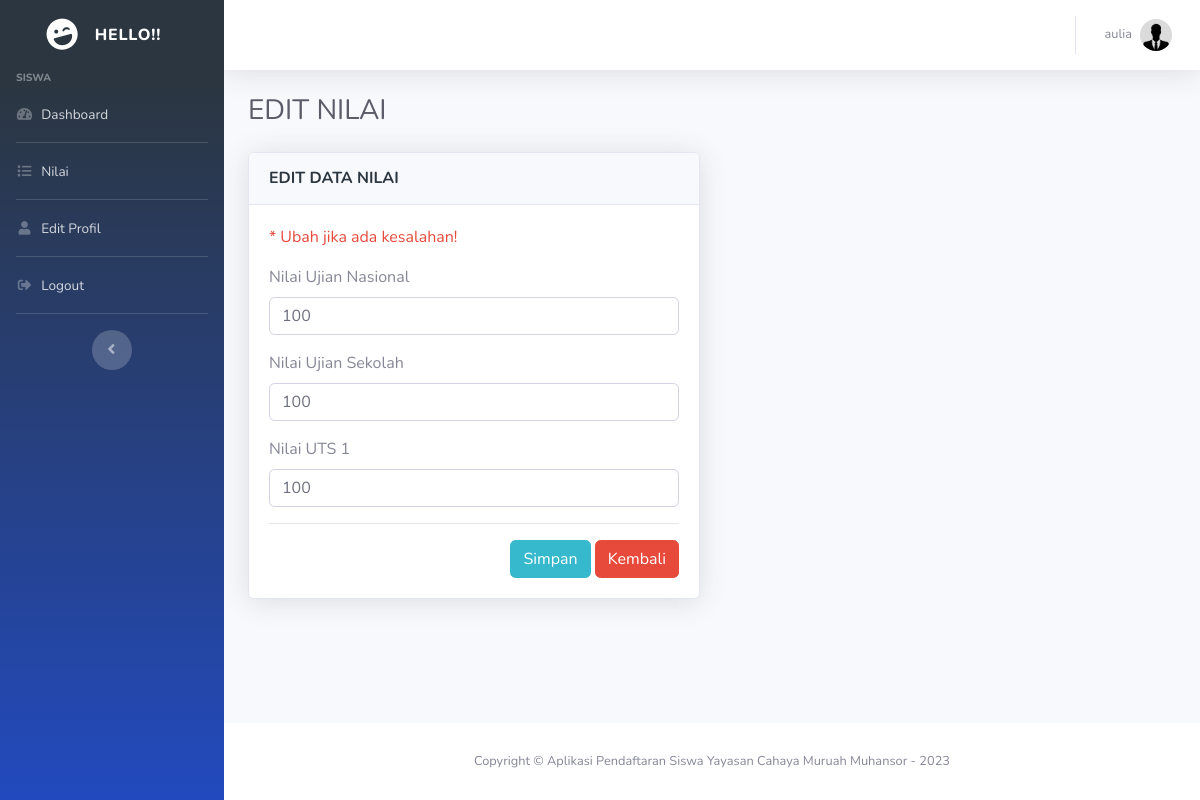
Page /siswa/nilai.php (signed in) on the committed database.
### tables this page shows
CREATE TABLE `nilai` (
  `id` int(11) NOT NULL,
  `nilai_un` double DEFAULT NULL,
  `nilai_us` double DEFAULT NULL,
  `nilai_uts_1` double NOT NULL,
  `status` int(1) NOT NULL,
  `pendaftar_id` int(11) DEFAULT NULL
);

### config/auto_load.php (called while the page is built, shortened)
<?php
$base_url = "http://localhost/pendaftaran";
?>

### siswa/nilai_control.php (called while the page is built, shortened)
<?php
$id_user = $_SESSION['id_users'];
$sql_pendaftar = "SELECT * FROM pendaftar where users_id = '$id_user'";
$result_pendaftar = mysqli_query($koneksi, $sql_pendaftar);
if(mysqli_num_rows($result_pendaftar)){
    $data_pendaftar = mysqli_fetch_array($result_pendaftar);
    $id_pendaftar = $data_pendaftar['id'];
    $sql_nilai = "SELECT * FROM nilai where pendaftar_id = '$id_pendaftar'";
    $result_nilai = mysqli_query($koneksi, $sql_nilai);
    if(mysqli_num_rows($result_nilai)) {
        $data_nilai = mysqli_fetch_array($result_nilai);
    } else  {
    }
}
?>

### siswa/nilai.php (the view, shortened to what this page needs)
<?php include('../config/auto_load.php'); ?>
<?php include('nilai_control.php'); ?>
<?php include('../template/header.php'); ?>
<div class="container-fluid">
  <h1 class="h3 mb-4 text-gray-800">EDIT NILAI</h1>
  <div class="row">
  <div class="col-md-6">
      <div class="card shadow mb-4">
        <div class="card-header py-3">
          <h6 class="m-0 font-weight-bold text-primary">EDIT DATA NILAI</h6>
        </div>
        <div class="card-body">
            <p class="text-danger">* Ubah jika ada kesalahan!</p>
            <form class="user" method="POST" action="<?= $base_url ?>/siswa/nilai.php">
                <div class="form-group">
                    <label for="un">Nilai Ujian Nasional</label>
                    <input type="text" class="form-control" id="un" placeholder="Masukkan Nilai Ujian Nasional" name="un" value="<?php if(isset($data_nilai['nilai_un'])) { echo $data_nilai['nilai_un']; } ?>">
                </div>
                <div class="form-group">
                    <label for="us">Nilai Ujian Sekolah</label>
                    <input type="text" class="form-control" id="us" placeholder="Masukkan Nilai Ujian Sekolah" name="us" value="<?php if(isset($data_nilai['nilai_us'])) { echo $data_nilai['nilai_us']; } ?>">
                </div>
                <div class="form-group">
                    <label for="uts_1">Nilai UTS 1</label>
                    <input type="text" class="form-control" id="uts_1" placeholder="Masukkan Nilai Ujian Sekolah" name="uts_1" value="<?php if(isset($data_nilai['nilai_uts_1'])) { echo $data_nilai['nilai_uts_1']; } ?>">
                </div>
                <hr>
                <div class="text-right">
                    <button type="submit" name="btn_simpan" value="simpan_nilai" class="btn btn-primary">Simpan</button>
                    <a href="dashboard.php" class="btn btn-danger">Kembali</a>
                </div>
            </form>
        </div>
      </div>
    </div>
  </div>
</div>
<?php include('../template/footer.php'); ?>

### rows in the picture
nilai: un "100", us "100", uts_1 "100"

### other values in the picture
$_SESSION['level'] "SISWA"
$_SESSION['nama'] "aulia"
